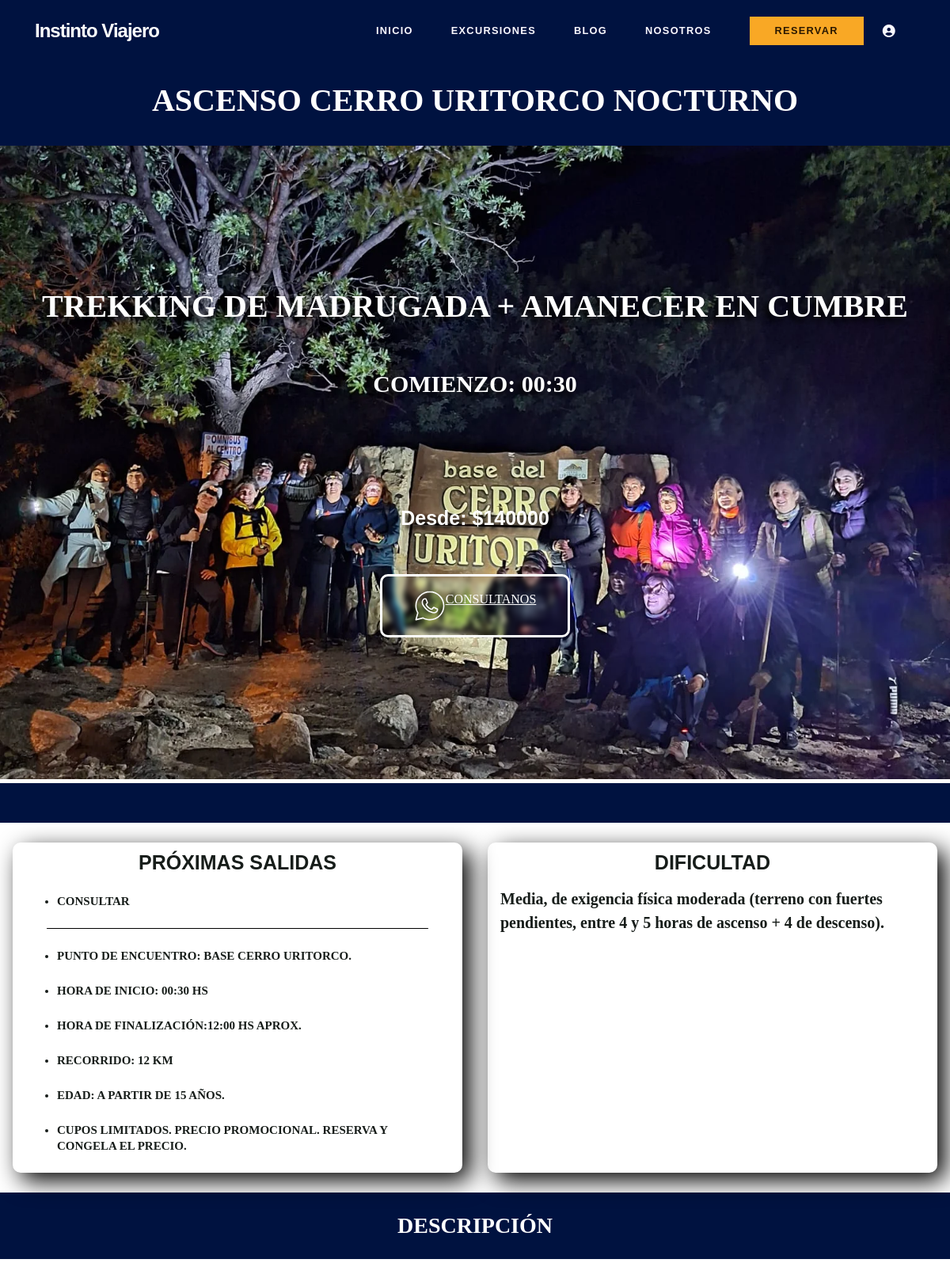
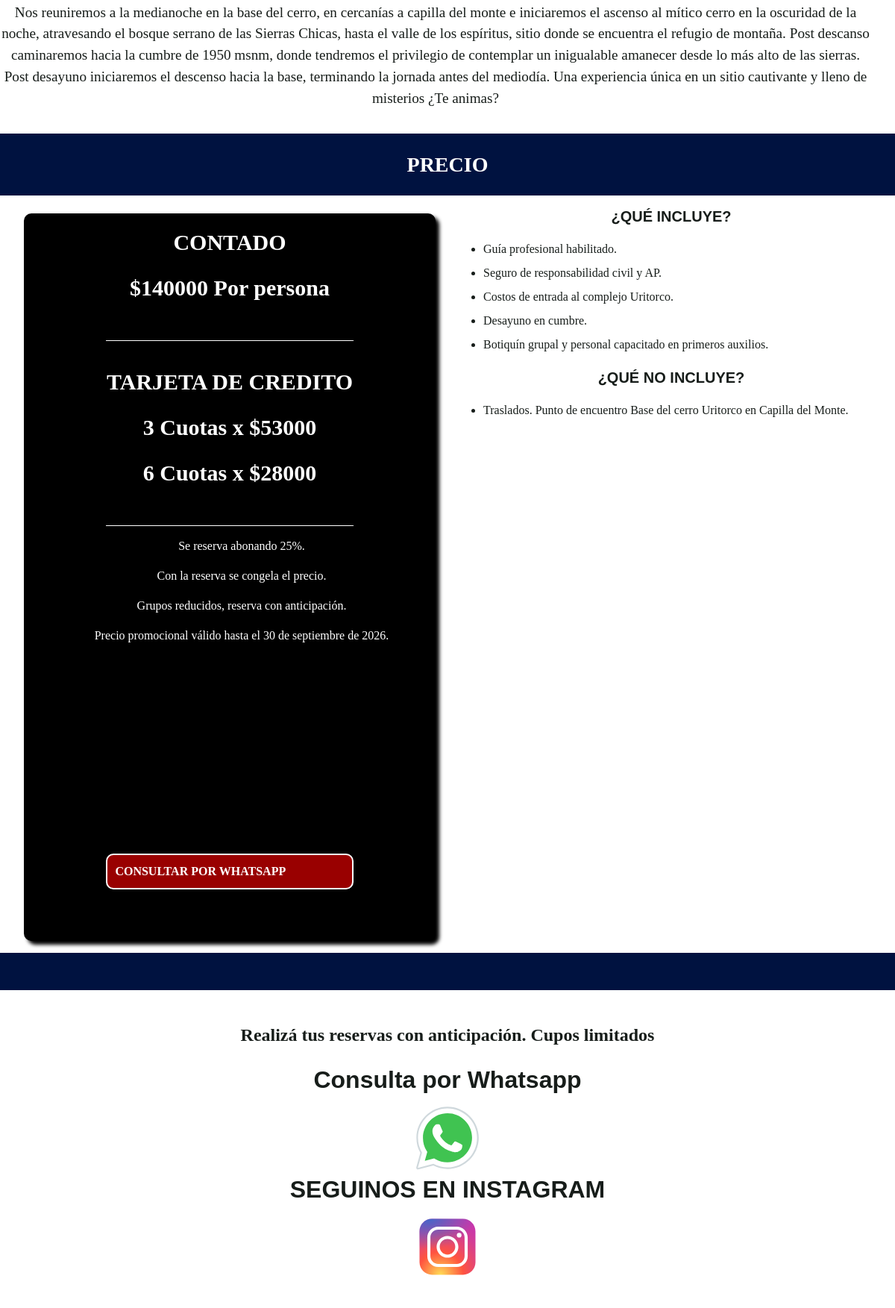
The app's page /acciones/ver-salida/ascenso-cerro-uritorco-nocturno (upper part) with its own data (2 pictures, top to bottom).
### models.py (models this page shows)
class SalidaTrekking(db.Model):
    id = db.Column(db.Integer, primary_key=True)
    slug = db.Column(db.String(160), unique=True, nullable=False)
    tipo_salida = db.Column(db.String(255))
    prox_desc = db.Column(db.Text)
    foto_carta = db.Column(db.String(255))
    foto_portada = db.Column(db.String(255))
    titulo = db.Column(db.String(100))
    subtitulo = db.Column(db.String(150))
    dias = db.Column(db.String(50))
    contado = db.Column(db.String(50))
    lugarsalida = db.Column(db.String(100))
    dificultad = db.Column(db.String(50))
    recorrido = db.Column(db.Text)
    encuentro = db.Column(db.String(100))
    inicio = db.Column(db.String(100))
    fin = db.Column(db.String(100))
    edad = db.Column(db.String(50))
    proximasfechas = db.Column(db.String(100))
    descripcion = db.Column(db.Text)
    trescuotas = db.Column(db.String(50))
    seiscuotas = db.Column(db.String(50))
    meses_proximos = db.Column(db.String(100))
    precio_meses_proximos = db.Column(db.String(50))
    tres_cuotas_meses = db.Column(db.String(50))
    seis_cuotas_meses = db.Column(db.String(50))
    finpromo = db.Column(db.String(100))
    incluye = db.Column(db.Text)
    opcional = db.Column(db.Text)
    no_incluye = db.Column(db.Text)
    itinerario = db.Column(db.Text)
    equipamiento = db.Column(db.Text)
    preguntas = db.Column(db.Text)
    foto_uno = db.Column(db.String(255))
    foto_dos = db.Column(db.String(255))
    foto_tres = db.Column(db.String(255))
    codigo = db.Column(db.Text)
    infoextra = db.Column(db.Text)

### acciones.py (the view)
@bp.route('/ver-salida/<slug>')
def ver_salida(slug):
    salida = SalidaTrekking.query.filter_by(slug=slug).first_or_404()
    return render_template('ver_salida.html', salida=salida)

### templates/ver_salida.html (shortened to what this page needs)
{% extends 'base.html' %}
{% block content %}
<head>
</head>
<body>
    <main>
        <div>
            <div class="section-titles-subtitles">
                <h1 class="section-title">{{salida.titulo}}</h1>
            </div>
            <section class="principal">
                <div>
                    <div property="og:image" class="principal-salidas portada titular-fondo carga-imagen-nueva" style="background-image:url('{{url_for('static',filename='uploads/'+salida.foto_portada) }}');">
                        <div class="titular">
                            <h2>{{salida.subtitulo}}</h2>
                            <h3>{{salida.dias}}</h3>
                        </div>
                        <div class="titular-texto">
                            <h3>Desde: ${{salida.contado}}</h3>
                        </div>
                        <div>
                            <a alt="" class="boton-titular"
                                href="https://api.whatsapp.com/send?phone=+3541207389&text=Hola!%20Como%20estas?%20Quiero%20inscribirme%20para%20la%20proxima%20salida:%20{{salida.titulo}}"
                                target="_blank" alt="Logo de whatsapp">
                                <p class="consultanos"> CONSULTANOS</p>
                            </a>
                        </div>
                    </div>
                </div>
            </section>
            <section>
                <div class="section-titles-subtitles">
                </div>
            </section>
            <section class="info">
                <div class="info-grid">
                    <div class="prox-fechas">
                        <div>
                            <h3 class="prox-fechas-titulo">PRÓXIMAS SALIDAS</h3>
                            <p>{{salida.proximasfechas|safe}}</p>
                            <div class="br-prox"></div>
                            <ul class="ul">
                                <li>Punto de encuentro: {{salida.encuentro}}</li>
                                <li>Hora de Inicio: {{salida.inicio}}</li>
                                <li>Hora de finalización:{{salida.fin}} </li>
                                <li>Recorrido: {{salida.recorrido}}</li>
                                <li>Edad: {{salida.edad}}</li>
                                <li>{{salida.infoextra}}</li>
                            </ul>
                        </div>
                    </div>
                    <div class="prox-fechas">
                        <h3 class="prox-fechas-titulo">DIFICULTAD</h3>
                        <div class="prox-fechas-dificultad">
                            <p>{{salida.dificultad|safe}}</p>
                        </div>
                    </div>
                </div>
            </section>
            <section>
                <h3 class="section-titles-subtitles section-title">DESCRIPCIÓN</h3>
                <div class="descripcion">
                    <p class="descripcion-p">{{salida.descripcion|safe}}</p>
                </div>
            </section>
            <section class="info">
                <h3 class="section-titles-subtitles section-title">Precio</h3>
                <div class="info-grid">
                    <div class="info-2">
                        <div class="precio-carta precio-1">
                            <div class="precio-subtitulo">
                                <p>CONTADO</p>
                                <p class="num">${{salida.contado}} Por persona</p>
                            </div>
                            <div class="precio-subtitulo">
                                <p>TARJETA DE CREDITO</p>
                                <p class="num">3 Cuotas x ${{salida.trescuotas}}</p>
                                <p class="num">6 Cuotas x ${{salida.seiscuotas}}</p>
                            </div>
                            <div class="precio-ul">
                                <ul>
                                    <li> Se reserva abonando 25%.</li>
                                    <li> Con la reserva se congela el precio.</li>
                                    <li> Grupos reducidos, reserva con anticipación.</li>
                                    <li> {{salida.finpromo}}</li>
                                </ul>
                                <a href="https://api.whatsapp.com/send?phone=+3541207389&text=Hola!%20Quiero%20inscribirme%20a%20la%20salida:%20{{salida.titulo}}"
                                    target="_blank" class="trekking_cba_boton botones boton-reserva">CONSULTAR POR
                                    WHATSAPP</a>
                            </div>
                        </div>
                    </div>
                    <div class="info-1">
                        <div>
                            <h4>¿Qué incluye?</h4>
                            <div class="info-incluye">
                                {{salida.incluye|safe}}
                            </div>
                        </div>
                        {% if salida.no_incluye != "" %}
                        <div >
                            <h4>¿Qué no incluye?</h4>
                            <div class="info-incluye">
                                {{salida.no_incluye|safe}}
                            </div>
                        </div>
                        {% endif %}
                    </div>
                </div>
            </section>
            <section>
                <div class="section-titles-subtitles">
                </div>
            </section>
            <section class="cartel-consulta">
                <div>
                    <p>Realizá tus reservas con anticipación. Cupos limitados</p>
                </div>
                <div>
                    <h4>Consulta por Whatsapp</h4>
                    <a id="whatsapp al champa"
                        href="https://api.whatsapp.com/send?phone=+3541207389&text=Hola!%20Quiero%20más%20info%20de%20la%20salida:{{salida.titulo}}%20"
                        target="_blank" alt="logo de whatsapp para consulta a champaqui">
                    </a>
                </div>
                <div>
                    <h4>SEGUINOS EN INSTAGRAM</h4>
                    <a id="instagram al champa" href="https://www.instagram.com/instintoviajero.trek" target="_blank"
                        alt="Logo de instagram para consulta a champaqui">
                    </a>
                </div>
            </section>
        </div>
    </main>
</body>
{% endblock %}

### records on screen
SalidaTrekking: titulo "ASCENSO CERRO URITORCO NOCTURNO", foto_portada (picture), subtitulo "TREKKING DE MADRUGADA + AMANECER EN CUMBRE", dias "COMIENZO: 00:30", contado "140000", proximasfechas "CONSULTAR", encuentro "BASE CERRO URITORCO.", inicio "00:30 HS", fin "12:00 HS APROX.", recorrido "12 KM", edad "A PARTIR DE 15 AÑOS.", infoextra "CUPOS LIMITADOS. PRECIO PROMOCIONAL. RESERVA Y CONGELA EL PRECIO.", dificultad "Media, de exigencia física moderada (terreno con fuertes pendientes, entre 4 y 5 horas de ascenso + 4 de descenso).", descripcion "Nos reuniremos a la medianoche en la base del cerro, en cercanías a capilla del monte e iniciaremos el ascenso al mítico cerro en la oscuridad de la noche, atravesando el bosque serrano de las Sierras Chicas, hasta el valle de los espíritus, sitio donde se encuentra el refugio de montaña. Post descanso caminaremos hacia la cumbre de 1950 msnm, donde tendremos el privilegio de contemplar un inigualable amanecer desde lo más alto de las sierras. Post desayuno iniciaremos el descenso hacia la base, terminando la jornada antes del mediodía. Una experiencia única en un sitio cautivante y lleno de misterios ¿Te animas?", trescuotas "53000", seiscuotas "28000", finpromo "Precio promocional válido hasta el 30 de septiembre de 2026.", incluye "Guía profesional habilitado. Seguro de responsabilidad civil y AP. Costos de entrada al complejo Uritorco. Desayuno en cumbre. Botiquín grupal y personal capacitado en primeros auxilios.", no_incluye "Traslados. Punto de encuentro Base del cerro Uritorco en Capilla del Monte."
